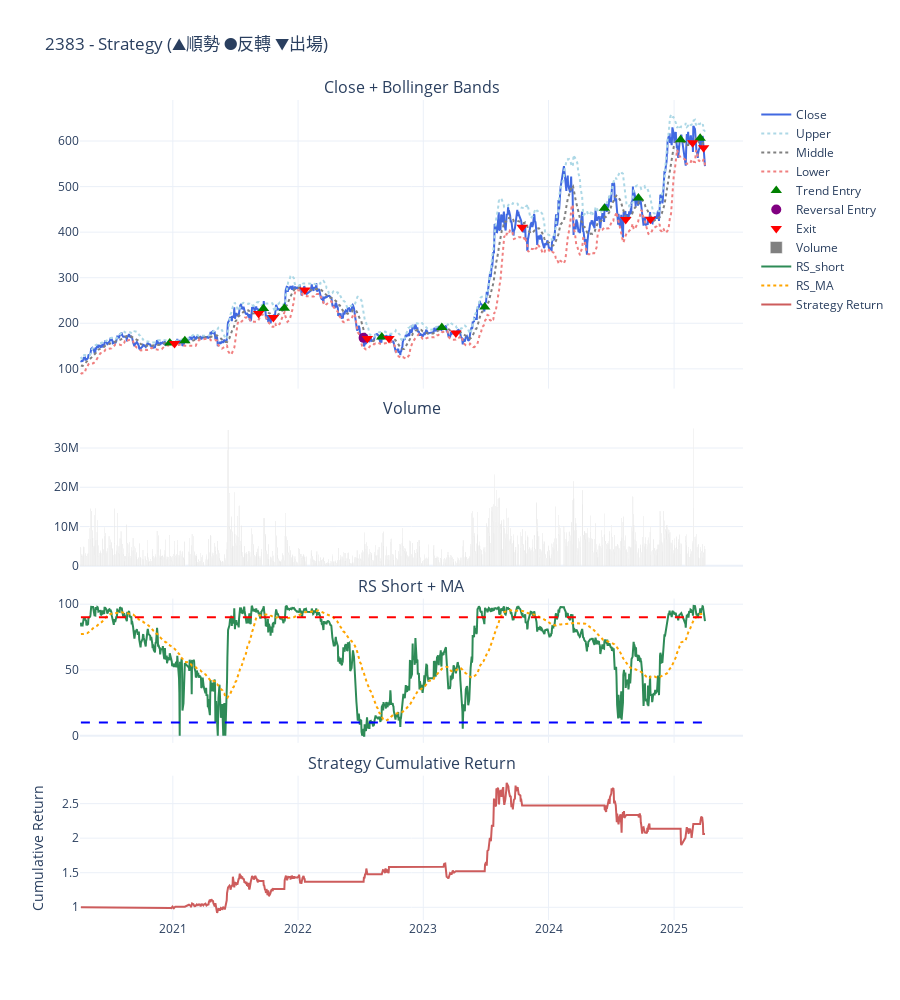

This figure's notebook cell:
### Code cell
plot_stock_dashboard_v4(df_close=close.loc['2020':], df_volume=volume.loc['2020':], df_rs_short=rs_long.loc['2020':], stock_id='2383', ma_window=60, boll_window=20)

### Figure 1 — Plotly figure (JSON) as saved in the notebook; plotly's stock layout.template omitted (floating-point values rounded to 4 significant figures; data arrays with more than 128 entries replaced by an {"elided": "..."} marker saying what was removed)
{"data": [{"line": {"color": "royalblue"}, "name": "Close", "type": "scatter", "x": {"elided": "1213 str values"}, "xaxis": "x", "y": {"elided": "1213 float values"}, "yaxis": "y"}, {"line": {"color": "lightblue", "dash": "dot"}, "name": "Upper", "type": "scatter", "x": {"elided": "1213 str values"}, "xaxis": "x", "y": {"elided": "1213 float values"}, "yaxis": "y"}, {"line": {"color": "gray", "dash": "dot"}, "name": "Middle", "type": "scatter", "x": {"elided": "1213 str values"}, "xaxis": "x", "y": {"elided": "1213 float values"}, "yaxis": "y"}, {"line": {"color": "lightcoral", "dash": "dot"}, "name": "Lower", "type": "scatter", "x": {"elided": "1213 str values"}, "xaxis": "x", "y": {"elided": "1213 float values"}, "yaxis": "y"}, {"marker": {"color": "green", "size": 10, "symbol": "triangle-up"}, "mode": "markers", "name": "Trend Entry", "type": "scatter", "x": ["2020-12-23T00:00:00", "2021-02-05T00:00:00", "2021-09-22T00:00:00", "2021-11-22T00:00:00", "2022-09-02T00:00:00", "2023-02-24T00:00:00", "2023-06-29T00:00:00", "2024-06-12T00:00:00", "2024-09-19T00:00:00", "2025-01-20T00:00:00", "2025-03-18T00:00:00"], "xaxis": "x", "y": [157, 161.5, 232.5, 233, 170, 190.5, 236, 452.5, 475, 603, 606], "yaxis": "y"}, {"marker": {"color": "purple", "size": 10, "symbol": "circle"}, "mode": "markers", "name": "Reversal Entry", "type": "scatter", "x": ["2022-07-11T00:00:00"], "xaxis": "x", "y": [168], "yaxis": "y"}, {"marker": {"color": "red", "size": 10, "symbol": "triangle-down"}, "mode": "markers", "name": "Exit", "type": "scatter", "x": ["2021-01-06T00:00:00", "2021-09-08T00:00:00", "2021-10-21T00:00:00", "2022-01-21T00:00:00", "2022-07-22T00:00:00", "2022-09-23T00:00:00", "2023-04-06T00:00:00", "2023-10-16T00:00:00", "2024-08-13T00:00:00", "2024-10-24T00:00:00", "2025-02-24T00:00:00", "2025-03-28T00:00:00"], "xaxis": "x", "y": [155.5, 221.5, 212.5, 273, 166.5, 166.5, 178.5, 411, 428, 428.5, 596, 585], "yaxis": "y"}, {"marker": {"color": "gray"}, "name": "Volume", "type": "bar", "x": {"elided": "1213 str values"}, "xaxis": "x2", "y": {"elided": "1213 int values"}, "yaxis": "y2"}, {"line": {"color": "seagreen"}, "name": "RS_short", "type": "scatter", "x": {"elided": "1213 str values"}, "xaxis": "x3", "y": {"elided": "1213 float values"}, "yaxis": "y3"}, {"line": {"color": "orange", "dash": "dot"}, "name": "RS_MA", "type": "scatter", "x": {"elided": "1213 str values"}, "xaxis": "x3", "y": {"elided": "1213 float values"}, "yaxis": "y3"}, {"line": {"color": "indianred"}, "name": "Strategy Return", "type": "scatter", "x": {"elided": "1213 str values"}, "xaxis": "x4", "y": {"elided": "1213 float values"}, "yaxis": "y4"}], "layout": {"annotations": [{"font": {"size": 16}, "showarrow": false, "text": "Close + Bollinger Bands", "x": 0.5, "xanchor": "center", "xref": "paper", "y": 1, "yanchor": "bottom", "yref": "paper"}, {"font": {"size": 16}, "showarrow": false, "text": "Volume", "x": 0.5, "xanchor": "center", "xref": "paper", "y": 0.608, "yanchor": "bottom", "yref": "paper"}, {"font": {"size": 16}, "showarrow": false, "text": "RS Short + MA", "x": 0.5, "xanchor": "center", "xref": "paper", "y": 0.392, "yanchor": "bottom", "yref": "paper"}, {"font": {"size": 16}, "showarrow": false, "text": "Strategy Cumulative Return", "x": 0.5, "xanchor": "center", "xref": "paper", "y": 0.176, "yanchor": "bottom", "yref": "paper"}], "height": 1000, "shapes": [{"line": {"color": "red", "dash": "dash"}, "type": "line", "x0": "2020-04-08T00:00:00", "x1": "2025-04-01T00:00:00", "xref": "x3", "y0": 90, "y1": 90, "yref": "y3"}, {"line": {"color": "blue", "dash": "dash"}, "type": "line", "x0": "2020-04-08T00:00:00", "x1": "2025-04-01T00:00:00", "xref": "x3", "y0": 10, "y1": 10, "yref": "y3"}], "showlegend": true, "title": {"text": "2383 - Strategy (▲順勢 ●反轉 ▼出場)"}, "xaxis": {"anchor": "y", "domain": [0, 1], "matches": "x4", "showticklabels": false}, "xaxis2": {"anchor": "y2", "domain": [0, 1], "matches": "x4", "showticklabels": false}, "xaxis3": {"anchor": "y3", "domain": [0, 1], "matches": "x4", "showticklabels": false}, "xaxis4": {"anchor": "y4", "domain": [0, 1]}, "yaxis": {"anchor": "x", "domain": [0.648, 1]}, "yaxis2": {"anchor": "x2", "domain": [0.432, 0.608]}, "yaxis3": {"anchor": "x3", "domain": [0.216, 0.392]}, "yaxis4": {"anchor": "x4", "domain": [0, 0.176], "title": {"text": "Cumulative Return"}, "zeroline": true, "zerolinecolor": "gray"}}}
